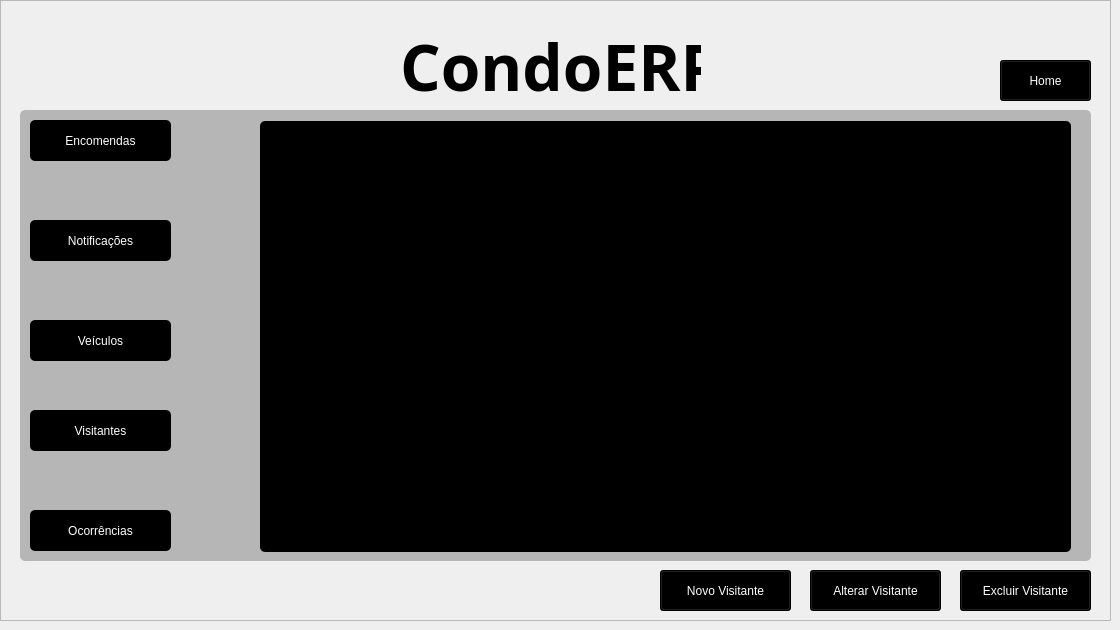
    <widget class="QWidget" name="page_5">
     <widget class="QFrame" name="frame_10">
      <property name="geometry">
       <rect>
        <x>0</x>
        <y>0</y>
        <width>1111</width>
        <height>621</height>
       </rect>
      </property>
      <property name="frameShape">
       <enum>QFrame::Shape::StyledPanel</enum>
      </property>
      <property name="frameShadow">
       <enum>QFrame::Shadow::Raised</enum>
      </property>
      <widget class="QLabel" name="label_6">
       <property name="geometry">
        <rect>
         <x>400</x>
         <y>30</y>
         <width>301</width>
         <height>71</height>
        </rect>
       </property>
       <property name="font">
        <font>
         <family>Bahnschrift SemiBold</family>
         <pointsize>48</pointsize>
         <bold>true</bold>
        </font>
       </property>
       <property name="text">
        <string>CondoERP</string>
       </property>
      </widget>
      <widget class="QFrame" name="frame_11">
       <property name="geometry">
        <rect>
         <x>20</x>
         <y>110</y>
         <width>1071</width>
         <height>451</height>
        </rect>
       </property>
       <property name="styleSheet">
        <string notr="true">background-color: rgb(182, 182, 182);
color: black;
border-radius: 5px;</string>
       </property>
       <property name="frameShape">
        <enum>QFrame::Shape::StyledPanel</enum>
       </property>
       <property name="frameShadow">
        <enum>QFrame::Shadow::Raised</enum>
       </property>
       <widget class="QPushButton" name="pushNotificacoes_5">
        <property name="geometry">
         <rect>
          <x>10</x>
          <y>110</y>
          <width>141</width>
          <height>41</height>
         </rect>
        </property>
        <property name="styleSheet">
         <string notr="true">background-color: black;
color: white;</string>
        </property>
        <property name="text">
         <string>Notificações</string>
        </property>
       </widget>
       <widget class="QPushButton" name="pushVeiculos_5">
        <property name="geometry">
         <rect>
          <x>10</x>
          <y>210</y>
          <width>141</width>
          <height>41</height>
         </rect>
        </property>
        <property name="styleSheet">
         <string notr="true">background-color: black;
color: white;</string>
        </property>
        <property name="text">
         <string>Veículos</string>
        </property>
       </widget>
       <widget class="QTableView" name="tableView_4">
        <property name="geometry">
         <rect>
          <x>240</x>
          <y>11</y>
          <width>811</width>
          <height>431</height>
         </rect>
        </property>
        <property name="styleSheet">
         <string notr="true">background-color: black;
color: white;</string>
        </property>
       </widget>
       <widget class="QPushButton" name="pushEncomendas_5">
        <property name="geometry">
         <rect>
          <x>10</x>
          <y>10</y>
          <width>141</width>
          <height>41</height>
         </rect>
        </property>
        <property name="styleSheet">
         <string notr="true">background-color: black;
color: white;</string>
        </property>
        <property name="text">
         <string>Encomendas</string>
        </property>
       </widget>
       <widget class="QPushButton" name="pushVisitantes_5">
        <property name="geometry">
         <rect>
          <x>10</x>
          <y>300</y>
          <width>141</width>
          <height>41</height>
         </rect>
        </property>
        <property name="styleSheet">
         <string notr="true">background-color: black;
color: white;</string>
        </property>
        <property name="text">
         <string>Visitantes</string>
        </property>
       </widget>
       <widget class="QPushButton" name="pushOcorrencias_5">
        <property name="geometry">
         <rect>
          <x>10</x>
          <y>400</y>
          <width>141</width>
          <height>41</height>
         </rect>
        </property>
        <property name="styleSheet">
         <string notr="true">background-color: black;
color: white;</string>
        </property>
        <property name="text">
         <string>Ocorrências</string>
        </property>
       </widget>
      </widget>
      <widget class="QPushButton" name="pushHome_5">
       <property name="geometry">
        <rect>
         <x>1000</x>
         <y>60</y>
         <width>91</width>
         <height>41</height>
        </rect>
       </property>
       <property name="styleSheet">
        <string notr="true">background-color: black;
color: white;</string>
       </property>
       <property name="text">
        <string>Home</string>
       </property>
      </widget>
      <widget class="QPushButton" name="pushExcluirVisitante">
       <property name="geometry">
        <rect>
         <x>960</x>
         <y>570</y>
         <width>131</width>
         <height>41</height>
        </rect>
       </property>
       <property name="styleSheet">
        <string notr="true">background-color: black;
color: white;</string>
       </property>
       <property name="text">
        <string>Excluir Visitante</string>
       </property>
      </widget>
      <widget class="QPushButton" name="pushAlterarVisitante">
       <property name="geometry">
        <rect>
         <x>810</x>
         <y>570</y>
         <width>131</width>
         <height>41</height>
        </rect>
       </property>
       <property name="styleSheet">
        <string notr="true">background-color: black;
color: white;</string>
       </property>
       <property name="text">
        <string>Alterar Visitante</string>
       </property>
      </widget>
      <widget class="QPushButton" name="pushNovoVisitante">
       <property name="geometry">
        <rect>
         <x>660</x>
         <y>570</y>
         <width>131</width>
         <height>41</height>
        </rect>
       </property>
       <property name="styleSheet">
        <string notr="true">background-color: black;
color: white;</string>
       </property>
       <property name="text">
        <string>Novo Visitante</string>
       </property>
      </widget>
     </widget>
    </widget>
